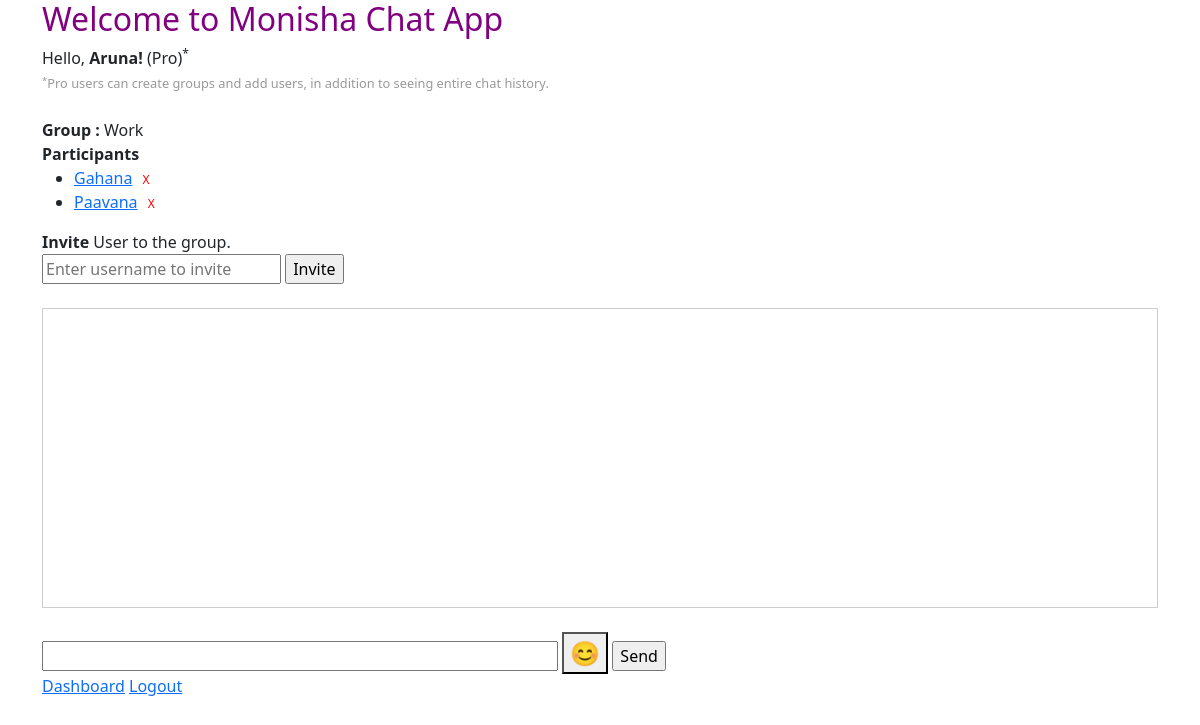
Page /chat/room/?room_name=Work (signed in) on the earlier database version.
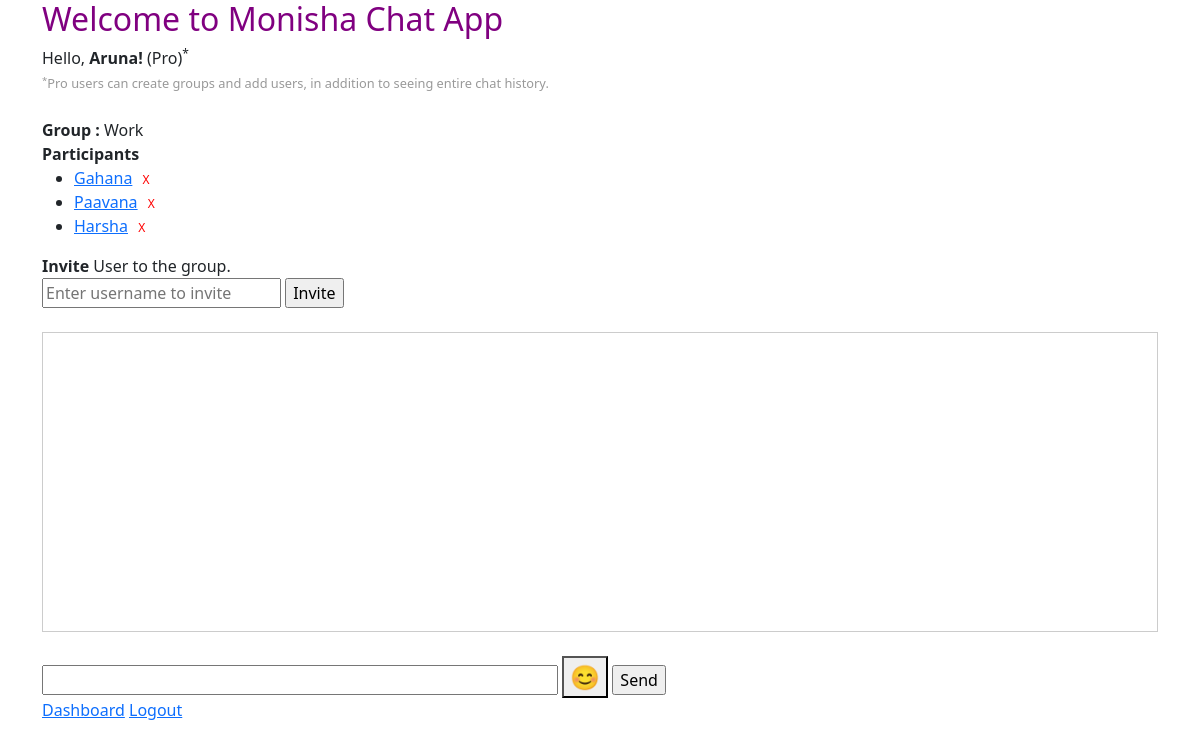
Same page on the later database version.
### users/models.py (models this page shows)
class User(AbstractUser):
    USER_TYPE = (
        ('basic', 'Basic User'),
        ('pro', 'Pro User'),
    )
    user_type = models.CharField(max_length=10, choices=USER_TYPE, default='basic')

### chat/models.py (models this page shows, shortened)
class Room(models.Model):
    name = models.CharField(max_length=100, unique=True)
    users = models.ManyToManyField(settings.AUTH_USER_MODEL, related_name='rooms', blank=True)

### chat/views.py (the view)
# urls.py: path("room/", views.room, name="room"),  # Remove the room_name parameter
def room(request):
    room_name = request.GET.get('room_name')
    room = get_object_or_404(Room, name=room_name)
    if request.user not in room.users.all():
        messages.error(request, "You do not have access to this room.")
        return redirect('chat:index')
    participants = room.users.exclude(username=request.user.username)
    emoji_list = ['😀', '😂', '❤️', '👍', '🎉', '😎', '🥳', '😢', '🔥', '🎈']
    return render(request, "chat/room.html", {
        "room_name": room_name,
        "participants": participants,
        'emoji_list': emoji_list,
    })

### chat/templates/chat/room.html (shortened to what this page needs)
{% extends 'base.html' %}
{% block content %}
    {% if user.is_authenticated %}
        Hello, <b>{{ user.username|capfirst|default:'Guest' }}!</b>
        {% if user.user_type == 'pro' %}
            (Pro)<sup>*</sup>
        {% else %}
            (Basic)<sup>*</sup>
        {% endif %}
        <br>
        <span style="color: #999; font-size: 0.8em;"><sup>*</sup>Pro users can create groups and add users, in addition to seeing entire chat history.</span><br><br>
        <b>Group :</b> {{room_name|capfirst}}<br>
        <b>Participants</b>
        <ul id="participant-list">
            {% for participant in participants %}
                <li>
                    <a href="{% url 'chat:direct_messages' %}?receiver={{ participant }}">{{ participant|capfirst }}</a>
                    {% if user.user_type == 'pro' and participant != request.user %}
                        <form action="{% url 'chat:remove_user_from_room' room_name participant.username %}" method="POST" style="display:inline;" onsubmit="return confirmDelete();">
                            <input type="submit" value="X" style="color: red; background: none; border: none; cursor: pointer; font-size: 12px;">
                        </form>
                    {% endif %}
                </li>
            {% empty %}
                <li>No other participants.</li>
            {% endfor %}
        </ul>
        {% if user.user_type == 'pro' %}
        <b>Invite</b> User to the group.
        <form method="POST" action="{% url 'chat:invite_to_room' room_name %}">
            <input type="text" name="username" placeholder="Enter username to invite" required>
            <input type="submit" value="Invite">
        </form>
        {% endif %}
        <br>
        <div>
            <div id="chat-log" style="border: 1px solid #ccc; padding: 10px; height: 300px; overflow-y: auto;"></div><br>
            <div class="chat-input-container">
                <input id="chat-message-input" type="text" size="50">
                <button id="emoji-button" style="font-size: 1.5em;">😊</button>
                <input id="chat-message-submit" type="button" value="Send">
            </div>
        </div>
        <a href="{% url 'users:dashboard' %}">Dashboard</a>
        <a href="#" onclick="logout()">Logout</a>&nbsp;
    {% else %}
        <h5>You can access this page only if you are logged in.</h5>
        <a href="{% url 'users:dashboard' %}">Dashboard</a>
    {% endif %}
{% endblock %}

### users/templates/base.html (shortened to what this page needs)
<!DOCTYPE html>
<html lang="en">
<head>
  <link rel="stylesheet" href="https://cdn.jsdelivr.net/npm/bootstrap@5.3.2/dist/css/bootstrap.min.css">
</head>
<body>
  <div class="container">
    <h2 style="color: purple;">Welcome to Monisha Chat App</h2>
    {% block content %}
    {% endblock %}
  </div>
</body>
</html>

Differences in the rows shown:
added User: username "Harsha"
